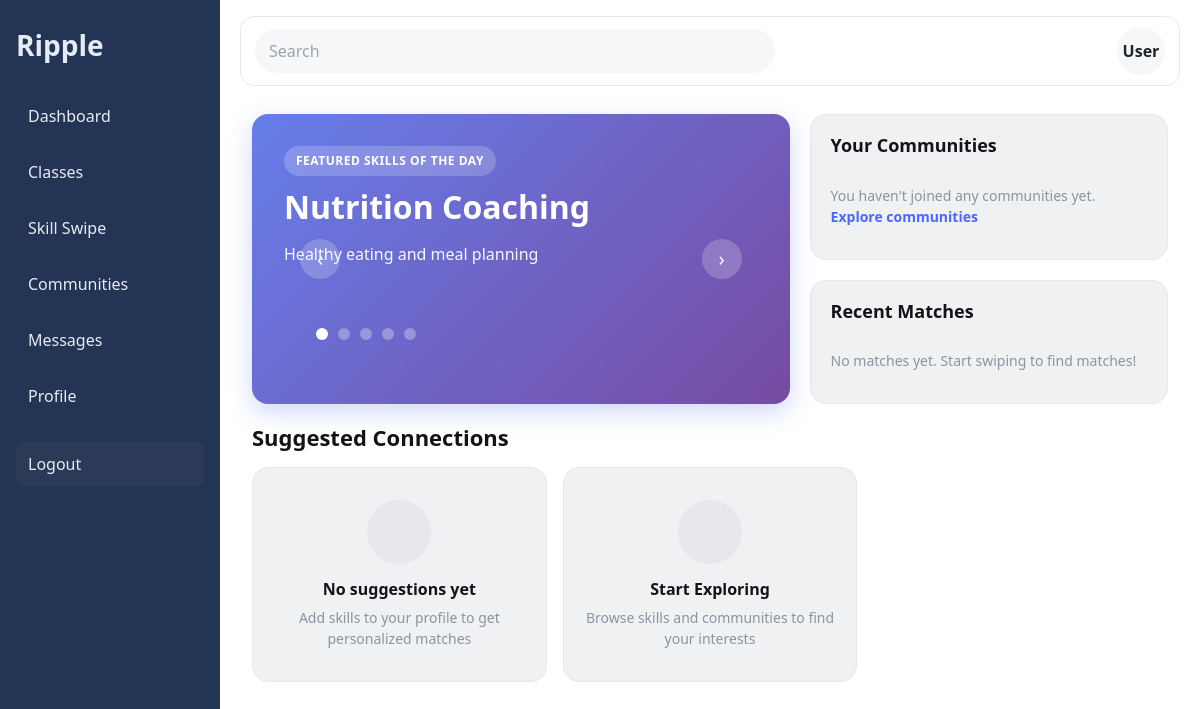
/dashboard/, run on the app's committed database.
### skills/models.py (models this page shows, shortened)
class Skill(models.Model):
    name = models.CharField(max_length=120, unique=True)
    description = models.TextField(blank=True)

### core/views.py (the view, shortened to what this page needs)
# urls.py: path('dashboard/', views.home, name='home'),
def home(request):
    user = request.user if request.user.is_authenticated else None
    featured_skills = Skill.objects.filter(
        description__isnull=False
    ).exclude(
        description=''
    ).order_by('?')[:5]
    if featured_skills.count() < 5:
        featured_skills = Skill.objects.order_by('?')[:5]
    user_communities = []
    if user:
        user_communities = Community.objects.filter(members=user)[:5]
    recent_matches = []
    if user:
        recent_matches = Match.objects.filter(
            Q(user_a=user) | Q(user_b=user)
        ).select_related('user_a', 'user_b').order_by('-created_at')[:2]
    matched_users = []
    context = {
        'featured_skills': featured_skills,
        'user_communities': user_communities,
        'recent_matches': recent_matches,
        'matched_users': matched_users,
    }
    return render(request, 'core/home.html', context)

### core/templates/core/home.html (shortened to what this page needs)
{% extends 'base.html' %}
{% block content %}
<div class="dashboard-grid">
    <div class="featured-card">
        <div class="carousel-container">
            {% if featured_skills %}
                <button class="carousel-nav carousel-prev" onclick="changeSlide(-1)">‹</button>
                {% for skill in featured_skills %}
                <div class="carousel-slide {% if forloop.first %}active{% endif %}" data-slide="{{ forloop.counter0 }}">
                    <div class="featured-content">
                        <div class="featured-label">Featured Skills of the Day</div>
                        <h2>{{ skill.name }}</h2>
                        <p>{% if skill.description %}{{ skill.description }}{% else %}Discover this skill and connect with others who share your interest!{% endif %}</p>
                    </div>
                </div>
                {% endfor %}
                <button class="carousel-nav carousel-next" onclick="changeSlide(1)">›</button>
                <div class="featured-dots">
                    {% for skill in featured_skills %}
                    <span onclick="goToSlide({{ forloop.counter0 }})" class="{% if forloop.first %}active{% endif %}"></span>
                    {% endfor %}
                </div>
            {% endif %}
        </div>
    </div>
    <div class="sidebar-cards">
        <div class="info-card">
            <h3>Your Communities</h3>
            {% if user_communities %}
                <div class="community-list">
                    {% for community in user_communities %}
                        <a href="/communities/" class="community-item">
                            <div class="community-icon">{{ community.name|first|upper }}</div>
                            {{ community.name }}
                        </a>
                    {% endfor %}
                </div>
            {% else %}
                <div class="empty-state-small">
                    You haven't joined any communities yet. <a href="/communities/">Explore communities</a>
                </div>
            {% endif %}
        </div>
        <div class="info-card">
            <h3>Recent Matches</h3>
            {% if recent_matches %}
                <div class="match-grid">
                    {% for match in recent_matches %}
                        <div class="match-item">
                            <div class="match-avatar">
                                {% if match.user_a == user %}
                                    {{ match.user_b.username|first|upper }}
                                {% else %}
                                    {{ match.user_a.username|first|upper }}
                                {% endif %}
                            </div>
                            <div class="match-info">
                                <div class="match-name">
                                    {% if match.user_a == user %}
                                        {{ match.user_b.username }}
                                    {% else %}
                                        {{ match.user_a.username }}
                                    {% endif %}
                                </div>
                                <div class="match-time">{{ match.created_at|timesince }} ago</div>
                            </div>
                        </div>
                    {% endfor %}
                </div>
            {% else %}
                <div class="empty-state-small">
                    No matches yet. Start swiping to find matches!
                </div>
            {% endif %}
        </div>
    </div>
</div>
<div class="suggestions-section">
    <h2 class="section-header">Suggested Connections</h2>
    <div class="suggestions-grid">
        {% if matched_users %}
            {% for match in matched_users %}
                <div class="suggestion-card">
                    <div class="suggestion-header">
                        <div class="suggestion-avatar">{{ match.user.username|first|upper }}</div>
                        <div class="suggestion-info">
                            <h4>{{ match.user.username }}</h4>
                            <div class="suggestion-skill">
                                Can teach: <span class="skill-name">{{ match.skill.name }}</span>
                            </div>
                        </div>
                    </div>
                </div>
            {% endfor %}
        {% else %}
            <div class="placeholder-card">
                <div class="avatar-placeholder"></div>
                <h4>No suggestions yet</h4>
                <p>Add skills to your profile to get personalized matches</p>
            </div>
            <div class="placeholder-card">
                <div class="avatar-placeholder"></div>
                <h4>Start Exploring</h4>
                <p>Browse skills and communities to find your interests</p>
            </div>
        {% endif %}
    </div>
</div>
{% endblock %}

### static/css/main.css (style rules this page uses)
:root { --bg:#f6f7f9;--card:#f0f1f3;--sidebar:#233455;--sidebarText:#e6ecf5;--text:#121417;--muted:#8b93a1;--brand:#4a67ff }
* { box-sizing:border-box }
html,body { margin:0;padding:0;font-family:Inter,system-ui,-apple-system,Segoe UI,Roboto,Arial,sans-serif;color:var(--text);background:var(--bg) }

### core/templates/core/home.html (style rules this page uses)
.dashboard-grid { display: grid; grid-template-columns: 1.2fr 0.8fr; gap: 20px; margin-bottom: 20px; }
.featured-card { background: linear-gradient(135deg, #667eea 0%, #764ba2 100%); border-radius: 16px; padding: 32px; color: white; min-height: 260px; position: relative; overflow: hidden; box-shadow: 0 8px 24px rgba(102, 126, 234, 0.3); }
.featured-card::before { content: ''; position: absolute; top: 0; left: 0; right: 0; bottom: 0; opacity: 0.3; }
.carousel-container { position: relative; width: 100%; height: 100%; }
.carousel-slide { display: none; animation: fadeIn 0.5s ease; }
.carousel-slide.active { display: block; }
.carousel-nav { position: absolute; top: 50%; transform: translateY(-50%); background: rgba(255, 255, 255, 0.2); border: none; color: white; width: 40px; height: 40px; border-radius: 50%; cursor: pointer; display: flex; align-items: center; justify-content: center; font-size: 20px; transition: all 0.2s; z-index: 10; }
.carousel-prev { left: 16px; }
.carousel-next { right: 16px; }
.featured-content { position: relative; z-index: 1; }
.featured-label { display: inline-block; background: rgba(255, 255, 255, 0.2); padding: 6px 12px; border-radius: 20px; font-size: 12px; font-weight: 600; text-transform: uppercase; letter-spacing: 0.5px; margin-bottom: 12px; }
.featured-card h2 { font-size: 32px; font-weight: 700; margin-bottom: 16px; }
.featured-card p { font-size: 16px; line-height: 1.6; opacity: 0.95; margin-bottom: 24px; }
.featured-dots { display: flex; gap: 10px; margin-top: auto; position: absolute; bottom: 32px; left: 32px; z-index: 10; }
.featured-dots span { width: 12px; height: 12px; border-radius: 50%; background: rgba(255, 255, 255, 0.3); cursor: pointer; transition: all 0.2s; }
.featured-dots span.active { background: white; }
.sidebar-cards { display: flex; flex-direction: column; gap: 20px; }
.info-card { background: var(--card); border-radius: 16px; padding: 20px; border: 1px solid #e6e8ee; }
.info-card h3 { font-size: 18px; font-weight: 700; margin-bottom: 16px; color: var(--text); }
.empty-state-small { color: var(--muted); font-size: 14px; padding: 12px 0; }
.empty-state-small a { color: var(--brand); text-decoration: none; font-weight: 600; }
.suggestions-section { margin-top: 20px; }
.section-header { font-size: 22px; font-weight: 700; margin-bottom: 16px; color: var(--text); }
.suggestions-grid { display: grid; grid-template-columns: repeat(auto-fill, minmax(280px, 1fr)); gap: 16px; }
.placeholder-card { background: var(--card); border-radius: 16px; padding: 32px 20px; border: 1px solid #e6e8ee; text-align: center; }
.placeholder-card .avatar-placeholder { width: 64px; height: 64px; border-radius: 50%; background: #e6e8ee; margin: 0 auto 16px; }
.placeholder-card h4 { font-size: 16px; font-weight: 600; color: var(--text); margin-bottom: 8px; }
.placeholder-card p { font-size: 14px; color: var(--muted); }

### data on the page
Skill: name "Nutrition Coaching", description "Healthy eating and meal planning"
